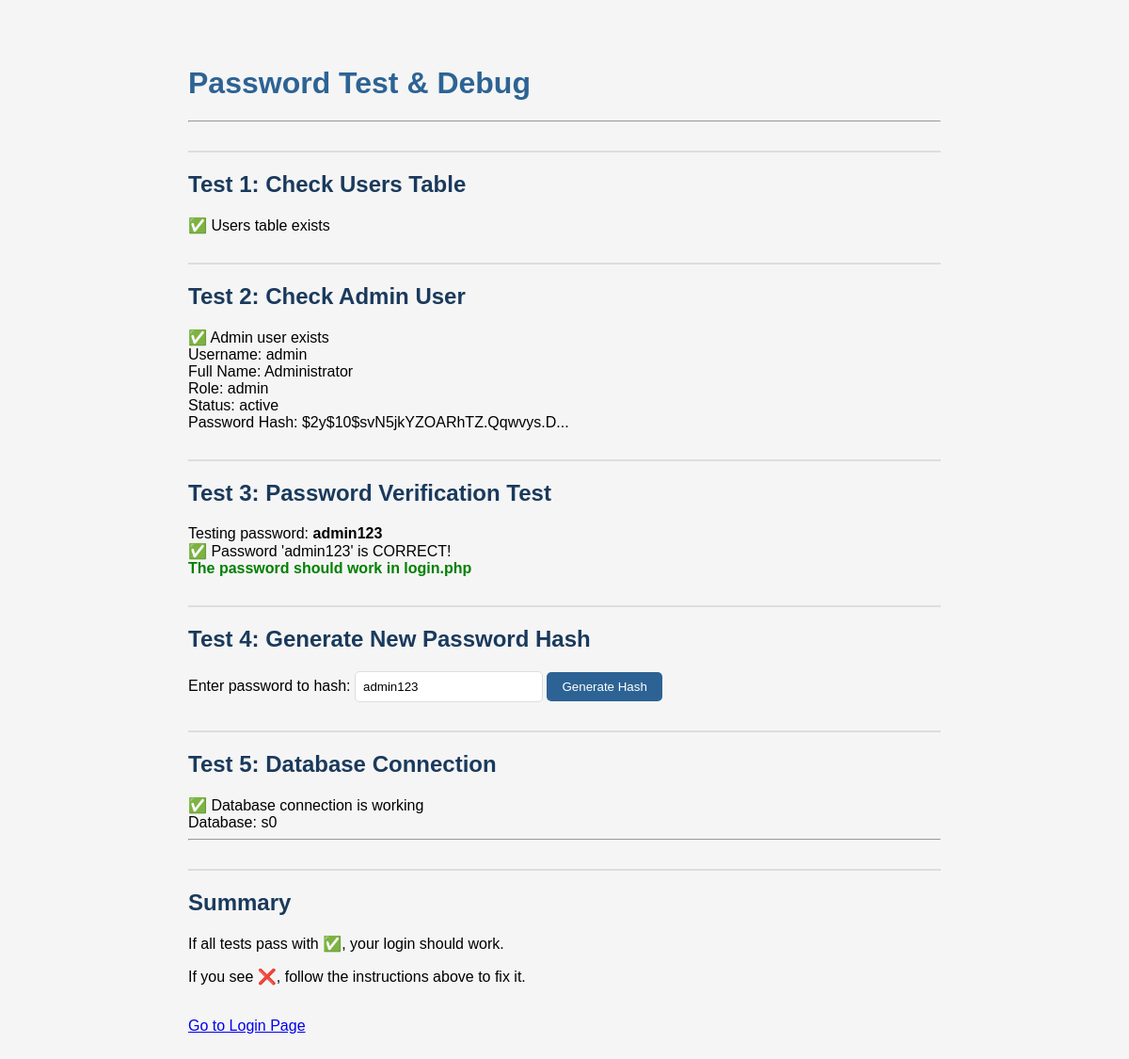
Page /payroll_final/test_password.php on the committed database.
### tables this page shows
CREATE TABLE `users` (
  `id` int(11) NOT NULL,
  `username` varchar(50) NOT NULL,
  `password` varchar(255) NOT NULL,
  `full_name` varchar(100) NOT NULL,
  `email` varchar(100) DEFAULT NULL,
  `role` enum('admin','staff','viewer') DEFAULT 'staff',
  `status` enum('active','inactive') DEFAULT 'active',
  `last_login` datetime DEFAULT NULL,
  `created_at` timestamp NOT NULL DEFAULT current_timestamp(),
  `updated_at` timestamp NOT NULL DEFAULT current_timestamp() ON UPDATE current_timestamp()
);

### payroll_final/test_password.php (the view, shortened to what this page needs)
<?php
require_once 'includes/config.php';
echo "<h1>Password Test & Debug</h1>";
echo "<hr>";
echo "<h2>Test 1: Check Users Table</h2>";
$result = $conn->query("SHOW TABLES LIKE 'users'");
if ($result->num_rows > 0) {
    echo "✅ Users table exists<br>";
} else {
    echo "❌ Users table DOES NOT exist. Run the SQL file!<br>";
}
echo "<h2>Test 2: Check Admin User</h2>";
$result = $conn->query("SELECT * FROM users WHERE username = 'admin'");
if ($result->num_rows > 0) {
    $user = $result->fetch_assoc();
    echo "✅ Admin user exists<br>";
    echo "Username: " . $user['username'] . "<br>";
    echo "Full Name: " . $user['full_name'] . "<br>";
    echo "Role: " . $user['role'] . "<br>";
    echo "Status: " . $user['status'] . "<br>";
    echo "Password Hash: " . substr($user['password'], 0, 30) . "...<br>";
} else {
    echo "❌ Admin user DOES NOT exist. Run the SQL file!<br>";
}
echo "<h2>Test 3: Password Verification Test</h2>";
$test_password = 'admin123';
$result = $conn->query("SELECT password FROM users WHERE username = 'admin'");
if ($result->num_rows > 0) {
    $user = $result->fetch_assoc();
    $stored_hash = $user['password'];
    echo "Testing password: <strong>$test_password</strong><br>";
    if (password_verify($test_password, $stored_hash)) {
        echo "✅ Password 'admin123' is CORRECT!<br>";
        echo "<strong style='color: green;'>The password should work in login.php</strong><br>";
    }
}
echo "<h2>Test 4: Generate New Password Hash</h2>";
echo "<form method='POST'>";
echo "Enter password to hash: <input type='text' name='new_password' value='admin123'>";
echo " <button type='submit'>Generate Hash</button>";
echo "</form>";
echo "<h2>Test 5: Database Connection</h2>";
if ($conn->ping()) {
    echo "✅ Database connection is working<br>";
    echo "Database: " . $conn->query("SELECT DATABASE()")->fetch_row()[0] . "<br>";
} else {
    echo "❌ Database connection failed<br>";
}
echo "<hr>";
echo "<h2>Summary</h2>";
echo "<p>If all tests pass with ✅, your login should work.</p>";
echo "<p>If you see ❌, follow the instructions above to fix it.</p>";
echo "<a href='login.php'>Go to Login Page</a>";
?>

### payroll_final/test_password.php (style rules this page uses)
h1 { color: #2d6394; }
h2 { color: #1a3a5c; margin-top: 30px; padding-top: 20px; border-top: 2px solid #ddd; }
button { background: #2d6394; color: white; border: none; padding: 8px 16px; border-radius: 5px; cursor: pointer; }
input[type="text"] { padding: 8px; border: 1px solid #ddd; border-radius: 5px; width: 200px; }

### rows in the picture
users: username "admin", full_name "Administrator", role "admin", status "active", password "$2y$10$svN5jkYZOARhTZ.Qqwvys.D"

### other values in the picture
$test_password "admin123"
$conn->query("SELECT DATABASE()")->fetch_row()[0] "s0"
